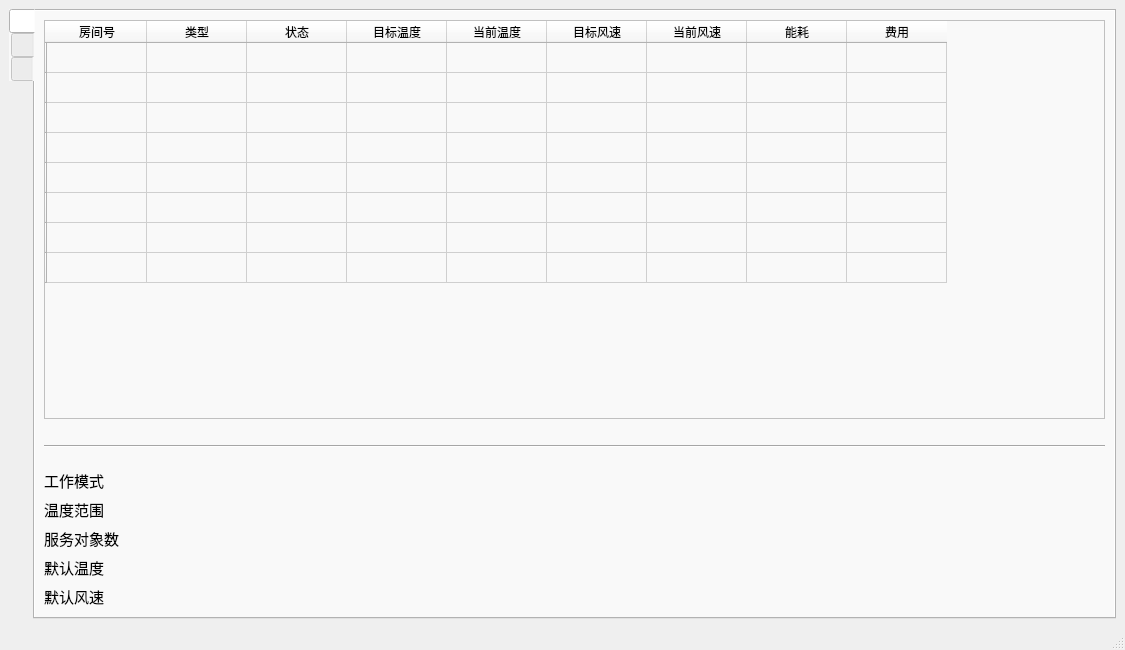
<?xml version="1.0" encoding="UTF-8"?>
<ui version="4.0">
 <class>MainWindow</class>
 <widget class="QMainWindow" name="MainWindow">
  <property name="geometry">
   <rect>
    <x>0</x>
    <y>0</y>
    <width>1125</width>
    <height>650</height>
   </rect>
  </property>
  <property name="windowTitle">
   <string>MainWindow</string>
  </property>
  <widget class="QWidget" name="centralwidget">
   <layout class="QHBoxLayout" name="horizontalLayout_4">
    <item>
     <widget class="QTabWidget" name="tabWidget">
      <property name="styleSheet">
       <string notr="true">background-color: rgb(249, 249, 249);</string>
      </property>
      <property name="tabPosition">
       <enum>QTabWidget::West</enum>
      </property>
      <property name="tabShape">
       <enum>QTabWidget::Rounded</enum>
      </property>
      <property name="currentIndex">
       <number>0</number>
      </property>
      <property name="iconSize">
       <size>
        <width>40</width>
        <height>60</height>
       </size>
      </property>
      <property name="movable">
       <bool>false</bool>
      </property>
      <widget class="QWidget" name="homeTab">
       <attribute name="icon">
        <iconset>
         <normaloff>Home.png</normaloff>Home.png</iconset>
       </attribute>
       <attribute name="title">
        <string/>
       </attribute>
       <layout class="QGridLayout" name="gridLayout">
        <item row="1" column="0">
         <layout class="QVBoxLayout" name="verticalLayout">
          <item>
           <layout class="QGridLayout" name="gridLayout_2">
            <item row="4" column="0">
             <layout class="QGridLayout" name="gridLayout_3">
              <property name="sizeConstraint">
               <enum>QLayout::SetDefaultConstraint</enum>
              </property>
              <item row="2" column="0">
               <widget class="QLabel" name="serviceNoLabel">
                <property name="font">
                 <font>
                  <family>微软雅黑</family>
                  <pointsize>11</pointsize>
                 </font>
                </property>
                <property name="styleSheet">
                 <string notr="true">qproperty-alignment:'AlignCenter'</string>
                </property>
                <property name="text">
                 <string>服务对象数</string>
                </property>
               </widget>
              </item>
              <item row="4" column="1">
               <widget class="QLabel" name="label_2">
                <property name="text">
                 <string/>
                </property>
               </widget>
              </item>
              <item row="4" column="0">
               <widget class="QLabel" name="label">
                <property name="font">
                 <font>
                  <family>微软雅黑</family>
                  <pointsize>11</pointsize>
                 </font>
                </property>
                <property name="styleSheet">
                 <string notr="true">qproperty-alignment:'AlignCenter'</string>
                </property>
                <property name="text">
                 <string>默认风速</string>
                </property>
               </widget>
              </item>
              <item row="0" column="1">
               <widget class="QLabel" name="modeValuelabel">
                <property name="text">
                 <string/>
                </property>
               </widget>
              </item>
              <item row="0" column="2">
               <spacer name="horizontalSpacer_3">
                <property name="orientation">
                 <enum>Qt::Horizontal</enum>
                </property>
                <property name="sizeType">
                 <enum>QSizePolicy::Minimum</enum>
                </property>
                <property name="sizeHint" stdset="0">
                 <size>
                  <width>40</width>
                  <height>20</height>
                 </size>
                </property>
               </spacer>
              </item>
              <item row="3" column="1">
               <widget class="QLabel" name="defaultTempValueLabel">
                <property name="text">
                 <string/>
                </property>
               </widget>
              </item>
              <item row="1" column="0">
               <widget class="QLabel" name="rangeLabel">
                <property name="font">
                 <font>
                  <family>微软雅黑</family>
                  <pointsize>11</pointsize>
                 </font>
                </property>
                <property name="styleSheet">
                 <string notr="true">qproperty-alignment:'AlignCenter'</string>
                </property>
                <property name="text">
                 <string>温度范围</string>
                </property>
               </widget>
              </item>
              <item row="3" column="0">
               <widget class="QLabel" name="defaultTempLabel">
                <property name="font">
                 <font>
                  <family>微软雅黑</family>
                  <pointsize>11</pointsize>
                 </font>
                </property>
                <property name="styleSheet">
                 <string notr="true">qproperty-alignment:'AlignCenter'</string>
                </property>
                <property name="text">
                 <string>默认温度</string>
                </property>
               </widget>
              </item>
              <item row="0" column="0">
               <widget class="QLabel" name="modeLabel">
                <property name="enabled">
                 <bool>true</bool>
                </property>
                <property name="sizePolicy">
                 <sizepolicy hsizetype="Preferred" vsizetype="Preferred">
                  <horstretch>0</horstretch>
                  <verstretch>0</verstretch>
                 </sizepolicy>
                </property>
                <property name="font">
                 <font>
                  <family>微软雅黑</family>
                  <pointsize>11</pointsize>
                 </font>
                </property>
                <property name="styleSheet">
                 <string notr="true">qproperty-alignment:'AlignCenter'</string>
                </property>
                <property name="text">
                 <string>工作模式</string>
                </property>
               </widget>
              </item>
              <item row="2" column="1">
               <widget class="QLabel" name="serviceNoValueLabel">
                <property name="text">
                 <string/>
                </property>
               </widget>
              </item>
              <item row="1" column="1">
               <widget class="QLabel" name="rangeValueLabel">
                <property name="text">
                 <string/>
                </property>
               </widget>
              </item>
             </layout>
            </item>
            <item row="3" column="0">
             <spacer name="horizontalSpacer">
              <property name="orientation">
               <enum>Qt::Horizontal</enum>
              </property>
              <property name="sizeType">
               <enum>QSizePolicy::Expanding</enum>
              </property>
              <property name="sizeHint" stdset="0">
               <size>
                <width>40</width>
                <height>15</height>
               </size>
              </property>
             </spacer>
            </item>
            <item row="0" column="0">
             <widget class="QTableWidget" name="detailtableWidget">
              <row>
               <property name="text">
                <string/>
               </property>
              </row>
              <row>
               <property name="text">
                <string/>
               </property>
              </row>
              <row>
               <property name="text">
                <string/>
               </property>
              </row>
              <row>
               <property name="text">
                <string/>
               </property>
              </row>
              <row>
               <property name="text">
                <string/>
               </property>
              </row>
              <row>
               <property name="text">
                <string/>
               </property>
              </row>
              <row>
               <property name="text">
                <string/>
               </property>
              </row>
              <row>
               <property name="text">
                <string/>
               </property>
              </row>
              <column>
               <property name="text">
                <string>房间号</string>
               </property>
              </column>
              <column>
               <property name="text">
                <string>类型</string>
               </property>
              </column>
              <column>
               <property name="text">
                <string>状态</string>
               </property>
              </column>
              <column>
               <property name="text">
                <string>目标温度</string>
               </property>
              </column>
              <column>
               <property name="text">
                <string>当前温度</string>
               </property>
              </column>
              <column>
               <property name="text">
                <string>目标风速</string>
               </property>
              </column>
              <column>
               <property name="text">
                <string>当前风速</string>
               </property>
              </column>
              <column>
               <property name="text">
                <string>能耗</string>
               </property>
              </column>
              <column>
               <property name="text">
                <string>费用</string>
               </property>
              </column>
             </widget>
            </item>
            <item row="1" column="0">
             <spacer name="horizontalSpacer_2">
              <property name="orientation">
               <enum>Qt::Horizontal</enum>
              </property>
              <property name="sizeHint" stdset="0">
               <size>
                <width>40</width>
                <height>20</height>
               </size>
              </property>
             </spacer>
            </item>
            <item row="2" column="0">
             <widget class="Line" name="line">
              <property name="orientation">
               <enum>Qt::Horizontal</enum>
              </property>
             </widget>
            </item>
           </layout>
          </item>
         </layout>
        </item>
       </layout>
      </widget>
      <widget class="QWidget" name="countTab">
       <attribute name="icon">
        <iconset>
         <normaloff>Count.png</normaloff>Count.png</iconset>
       </attribute>
       <attribute name="title">
        <string/>
       </attribute>
       <layout class="QGridLayout" name="gridLayout_6">
        <item row="3" column="0">
         <spacer name="horizontalSpacer_9">
          <property name="orientation">
           <enum>Qt::Horizontal</enum>
          </property>
          <property name="sizeHint" stdset="0">
           <size>
            <width>40</width>
            <height>20</height>
           </size>
          </property>
         </spacer>
        </item>
        <item row="1" column="0">
         <layout class="QGridLayout" name="gridLayout_8">
          <item row="0" column="1">
           <widget class="QPushButton" name="pushButton">
            <property name="text">
             <string>生成统计报表</string>
            </property>
           </widget>
          </item>
          <item row="0" column="0">
           <spacer name="horizontalSpacer_7">
            <property name="orientation">
             <enum>Qt::Horizontal</enum>
            </property>
            <property name="sizeHint" stdset="0">
             <size>
              <width>40</width>
              <height>20</height>
             </size>
            </property>
           </spacer>
          </item>
          <item row="0" column="2">
           <spacer name="horizontalSpacer_8">
            <property name="orientation">
             <enum>Qt::Horizontal</enum>
            </property>
            <property name="sizeHint" stdset="0">
             <size>
              <width>40</width>
              <height>20</height>
             </size>
            </property>
           </spacer>
          </item>
         </layout>
        </item>
        <item row="0" column="0">
         <layout class="QHBoxLayout" name="horizontalLayout_2">
          <item>
           <spacer name="horizontalSpacer_11">
            <property name="orientation">
             <enum>Qt::Horizontal</enum>
            </property>
            <property name="sizeHint" stdset="0">
             <size>
              <width>40</width>
              <height>20</height>
             </size>
            </property>
           </spacer>
          </item>
          <item>
           <widget class="QComboBox" name="comboBox_6"/>
          </item>
          <item>
           <widget class="QLabel" name="label_13">
            <property name="text">
             <string>年</string>
            </property>
           </widget>
          </item>
          <item>
           <widget class="QComboBox" name="comboBox_5"/>
          </item>
          <item>
           <widget class="QLabel" name="label_18">
            <property name="text">
             <string>月</string>
            </property>
           </widget>
          </item>
          <item>
           <widget class="QComboBox" name="comboBox_4"/>
          </item>
          <item>
           <widget class="QLabel" name="label_19">
            <property name="text">
             <string>日</string>
            </property>
           </widget>
          </item>
          <item>
           <spacer name="horizontalSpacer_12">
            <property name="orientation">
             <enum>Qt::Horizontal</enum>
            </property>
            <property name="sizeHint" stdset="0">
             <size>
              <width>40</width>
              <height>20</height>
             </size>
            </property>
           </spacer>
          </item>
         </layout>
        </item>
        <item row="2" column="0">
         <spacer name="horizontalSpacer_10">
          <property name="orientation">
           <enum>Qt::Horizontal</enum>
          </property>
          <property name="sizeHint" stdset="0">
           <size>
            <width>40</width>
            <height>20</height>
           </size>
          </property>
         </spacer>
        </item>
       </layout>
      </widget>
      <widget class="QWidget" name="settingTab">
       <attribute name="icon">
        <iconset>
         <normaloff>Setting.png</normaloff>Setting.png</iconset>
       </attribute>
       <attribute name="title">
        <string/>
       </attribute>
       <layout class="QGridLayout" name="gridLayout_7">
        <item row="2" column="0">
         <layout class="QHBoxLayout" name="horizontalLayout">
          <item>
           <spacer name="horizontalSpacer_4">
            <property name="orientation">
             <enum>Qt::Horizontal</enum>
            </property>
            <property name="sizeHint" stdset="0">
             <size>
              <width>40</width>
              <height>20</height>
             </size>
            </property>
           </spacer>
          </item>
          <item>
           <widget class="QPushButton" name="setPushButton">
            <property name="text">
             <string>确定</string>
            </property>
           </widget>
          </item>
          <item>
           <widget class="QPushButton" name="clearPushButton">
            <property name="text">
             <string>重置</string>
            </property>
           </widget>
          </item>
          <item>
           <spacer name="horizontalSpacer_5">
            <property name="orientation">
             <enum>Qt::Horizontal</enum>
            </property>
            <property name="sizeHint" stdset="0">
             <size>
              <width>40</width>
              <height>20</height>
             </size>
            </property>
           </spacer>
          </item>
         </layout>
        </item>
        <item row="0" column="0">
         <layout class="QHBoxLayout" name="horizontalLayout_3">
          <item>
           <layout class="QGridLayout" name="gridLayout_4">
            <item row="2" column="2">
             <widget class="QLabel" name="label_5">
              <property name="text">
               <string>°C</string>
              </property>
             </widget>
            </item>
            <item row="9" column="0">
             <widget class="QLabel" name="label_10">
              <property name="sizePolicy">
               <sizepolicy hsizetype="Preferred" vsizetype="Preferred">
                <horstretch>0</horstretch>
                <verstretch>0</verstretch>
               </sizepolicy>
              </property>
              <property name="text">
               <string>中风功率</string>
              </property>
             </widget>
            </item>
            <item row="1" column="0" alignment="Qt::AlignHCenter">
             <widget class="QLabel" name="label_8">
              <property name="text">
               <string>最低温度</string>
              </property>
             </widget>
            </item>
            <item row="2" column="0" alignment="Qt::AlignHCenter">
             <widget class="QLabel" name="label_28">
              <property name="text">
               <string>最高温度</string>
              </property>
             </widget>
            </item>
            <item row="5" column="1">
             <widget class="QLineEdit" name="lowRateLineEdit">
              <property name="sizePolicy">
               <sizepolicy hsizetype="Expanding" vsizetype="Fixed">
                <horstretch>0</horstretch>
                <verstretch>0</verstretch>
               </sizepolicy>
              </property>
             </widget>
            </item>
            <item row="0" column="0">
             <widget class="QLabel" name="label_9">
              <property name="sizePolicy">
               <sizepolicy hsizetype="Preferred" vsizetype="Preferred">
                <horstretch>0</horstretch>
                <verstretch>0</verstretch>
               </sizepolicy>
              </property>
              <property name="maximumSize">
               <size>
                <width>16777215</width>
                <height>30</height>
               </size>
              </property>
              <property name="styleSheet">
               <string notr="true">qproperty-alignment:'AlignCenter'</string>
              </property>
              <property name="text">
               <string>温控模式</string>
              </property>
             </widget>
            </item>
            <item row="0" column="1">
             <widget class="QRadioButton" name="coldRadioButton">
              <property name="sizePolicy">
               <sizepolicy hsizetype="Minimum" vsizetype="Fixed">
                <horstretch>0</horstretch>
                <verstretch>0</verstretch>
               </sizepolicy>
              </property>
              <property name="text">
               <string>制冷</string>
              </property>
             </widget>
            </item>
            <item row="3" column="0">
             <widget class="QLabel" name="label_11">
              <property name="sizePolicy">
               <sizepolicy hsizetype="Preferred" vsizetype="Preferred">
                <horstretch>0</horstretch>
                <verstretch>0</verstretch>
               </sizepolicy>
              </property>
              <property name="styleSheet">
               <string notr="true">qproperty-alignment:'AlignCenter'</string>
              </property>
              <property name="text">
               <string>缺省温度</string>
              </property>
             </widget>
            </item>
            <item row="0" column="2">
             <widget class="QRadioButton" name="hotRadioButton">
              <property name="sizePolicy">
               <sizepolicy hsizetype="Expanding" vsizetype="Fixed">
                <horstretch>0</horstretch>
                <verstretch>0</verstretch>
               </sizepolicy>
              </property>
              <property name="text">
               <string>制热</string>
              </property>
             </widget>
            </item>
            <item row="3" column="1">
             <widget class="QLineEdit" name="defaultTempLineEdit">
              <property name="sizePolicy">
               <sizepolicy hsizetype="Expanding" vsizetype="Fixed">
                <horstretch>0</horstretch>
                <verstretch>0</verstretch>
               </sizepolicy>
              </property>
             </widget>
            </item>
            <item row="11" column="1">
             <widget class="QComboBox" name="serviceNoComboBox">
              <property name="sizePolicy">
               <sizepolicy hsizetype="Preferred" vsizetype="Fixed">
                <horstretch>0</horstretch>
                <verstretch>0</verstretch>
               </sizepolicy>
              </property>
             </widget>
            </item>
            <item row="3" column="2">
             <widget class="QLabel" name="label_16">
              <property name="sizePolicy">
               <sizepolicy hsizetype="Expanding" vsizetype="Preferred">
                <horstretch>0</horstretch>
                <verstretch>0</verstretch>
               </sizepolicy>
              </property>
              <property name="text">
               <string>°C</string>
              </property>
             </widget>
            </item>
            <item row="11" column="0">
             <widget class="QLabel" name="label_14">
              <property name="sizePolicy">
               <sizepolicy hsizetype="Preferred" vsizetype="Preferred">
                <horstretch>0</horstretch>
                <verstretch>0</verstretch>
               </sizepolicy>
              </property>
              <property name="styleSheet">
               <string notr="true">qproperty-alignment:'AlignCenter'</string>
              </property>
              <property name="text">
               <string>服务对象数</string>
              </property>
             </widget>
            </item>
            <item row="5" column="0">
             <widget class="QLabel" name="label_12">
              <property name="sizePolicy">
               <sizepolicy hsizetype="Preferred" vsizetype="Preferred">
                <horstretch>0</horstretch>
                <verstretch>0</verstretch>
               </sizepolicy>
              </property>
              <property name="styleSheet">
               <string notr="true">qproperty-alignment:'AlignCenter'</string>
              </property>
              <property name="text">
               <string>弱风费率</string>
              </property>
             </widget>
            </item>
            <item row="1" column="1">
             <widget class="QLineEdit" name="lowTempLineEdit">
              <property name="sizePolicy">
               <sizepolicy hsizetype="Expanding" vsizetype="Fixed">
                <horstretch>0</horstretch>
                <verstretch>0</verstretch>
               </sizepolicy>
              </property>
             </widget>
            </item>
            <item row="2" column="1">
             <widget class="QLineEdit" name="highTempLineEdit">
              <property name="sizePolicy">
               <sizepolicy hsizetype="Expanding" vsizetype="Fixed">
                <horstretch>0</horstretch>
                <verstretch>0</verstretch>
               </sizepolicy>
              </property>
             </widget>
            </item>
            <item row="4" column="0">
             <widget class="QLabel" name="label_3">
              <property name="styleSheet">
               <string notr="true">qproperty-alignment:'AlignCenter'</string>
              </property>
              <property name="text">
               <string>默认风速</string>
              </property>
             </widget>
            </item>
            <item row="4" column="1">
             <widget class="QComboBox" name="defaultFanComboBox">
              <property name="sizePolicy">
               <sizepolicy hsizetype="Preferred" vsizetype="Fixed">
                <horstretch>0</horstretch>
                <verstretch>0</verstretch>
               </sizepolicy>
              </property>
             </widget>
            </item>
            <item row="5" column="2">
             <widget class="QLabel" name="label_17">
              <property name="sizePolicy">
               <sizepolicy hsizetype="Expanding" vsizetype="Preferred">
                <horstretch>0</horstretch>
                <verstretch>0</verstretch>
               </sizepolicy>
              </property>
              <property name="text">
               <string>RMB/min</string>
              </property>
             </widget>
            </item>
            <item row="10" column="0">
             <widget class="QLabel" name="label_15">
              <property name="sizePolicy">
               <sizepolicy hsizetype="Preferred" vsizetype="Preferred">
                <horstretch>0</horstretch>
                <verstretch>0</verstretch>
               </sizepolicy>
              </property>
              <property name="text">
               <string>强风功率</string>
              </property>
             </widget>
            </item>
            <item row="7" column="0">
             <widget class="QLabel" name="label_6">
              <property name="text">
               <string>强风费率</string>
              </property>
             </widget>
            </item>
            <item row="1" column="2">
             <widget class="QLabel" name="label_4">
              <property name="text">
               <string>°C</string>
              </property>
             </widget>
            </item>
            <item row="8" column="0">
             <widget class="QLabel" name="label_30">
              <property name="sizePolicy">
               <sizepolicy hsizetype="Preferred" vsizetype="Preferred">
                <horstretch>0</horstretch>
                <verstretch>0</verstretch>
               </sizepolicy>
              </property>
              <property name="text">
               <string>弱风功率</string>
              </property>
             </widget>
            </item>
            <item row="6" column="0">
             <widget class="QLabel" name="label_7">
              <property name="text">
               <string>中风费率</string>
              </property>
             </widget>
            </item>
            <item row="6" column="1">
             <widget class="QLineEdit" name="midRateLineEdit"/>
            </item>
            <item row="7" column="1">
             <widget class="QLineEdit" name="highRateLineEdit"/>
            </item>
            <item row="8" column="1">
             <widget class="QLineEdit" name="lowPLlineEdit"/>
            </item>
            <item row="9" column="1">
             <widget class="QLineEdit" name="midPineEdit"/>
            </item>
            <item row="10" column="1">
             <widget class="QLineEdit" name="highPLineEdit"/>
            </item>
            <item row="6" column="2">
             <widget class="QLabel" name="label_31">
              <property name="text">
               <string>RMB/min</string>
              </property>
             </widget>
            </item>
            <item row="7" column="2">
             <widget class="QLabel" name="label_32">
              <property name="text">
               <string>RMB/min</string>
              </property>
             </widget>
            </item>
            <item row="8" column="2">
             <widget class="QLabel" name="label_33">
              <property name="text">
               <string>kw</string>
              </property>
             </widget>
            </item>
            <item row="9" column="2">
             <widget class="QLabel" name="label_34">
              <property name="text">
               <string>kw</string>
              </property>
             </widget>
            </item>
            <item row="10" column="2">
             <widget class="QLabel" name="label_35">
              <property name="text">
               <string>kw</string>
              </property>
             </widget>
            </item>
           </layout>
          </item>
          <item>
           <spacer name="verticalSpacer_2">
            <property name="orientation">
             <enum>Qt::Vertical</enum>
            </property>
            <property name="sizeHint" stdset="0">
             <size>
              <width>20</width>
              <height>40</height>
             </size>
            </property>
           </spacer>
          </item>
          <item>
           <widget class="Line" name="line_2">
            <property name="orientation">
             <enum>Qt::Vertical</enum>
            </property>
           </widget>
          </item>
          <item>
           <spacer name="verticalSpacer">
            <property name="orientation">
             <enum>Qt::Vertical</enum>
            </property>
            <property name="sizeHint" stdset="0">
             <size>
              <width>20</width>
              <height>40</height>
             </size>
            </property>
           </spacer>
          </item>
          <item>
           <layout class="QGridLayout" name="gridLayout_5">
            <item row="7" column="1">
             <widget class="QCheckBox" name="checkBox_7">
              <property name="text">
               <string>普通</string>
              </property>
             </widget>
            </item>
            <item row="3" column="0">
             <widget class="QLabel" name="label_22">
              <property name="sizePolicy">
               <sizepolicy hsizetype="Preferred" vsizetype="Expanding">
                <horstretch>0</horstretch>
                <verstretch>0</verstretch>
               </sizepolicy>
              </property>
              <property name="text">
               <string>312A</string>
              </property>
             </widget>
            </item>
            <item row="5" column="0">
             <widget class="QLabel" name="label_24">
              <property name="sizePolicy">
               <sizepolicy hsizetype="Preferred" vsizetype="Expanding">
                <horstretch>0</horstretch>
                <verstretch>0</verstretch>
               </sizepolicy>
              </property>
              <property name="text">
               <string>313A</string>
              </property>
             </widget>
            </item>
            <item row="8" column="0">
             <widget class="QLabel" name="label_27">
              <property name="sizePolicy">
               <sizepolicy hsizetype="Preferred" vsizetype="Expanding">
                <horstretch>0</horstretch>
                <verstretch>0</verstretch>
               </sizepolicy>
              </property>
              <property name="text">
               <string>315A</string>
              </property>
             </widget>
            </item>
            <item row="7" column="0">
             <widget class="QLabel" name="label_26">
              <property name="sizePolicy">
               <sizepolicy hsizetype="Preferred" vsizetype="Expanding">
                <horstretch>0</horstretch>
                <verstretch>0</verstretch>
               </sizepolicy>
              </property>
              <property name="text">
               <string>314A</string>
              </property>
             </widget>
            </item>
            <item row="1" column="1">
             <widget class="QCheckBox" name="checkBox_1">
              <property name="text">
               <string>普通</string>
              </property>
             </widget>
            </item>
            <item row="2" column="0">
             <widget class="QLabel" name="label_21">
              <property name="sizePolicy">
               <sizepolicy hsizetype="Preferred" vsizetype="Expanding">
                <horstretch>0</horstretch>
                <verstretch>0</verstretch>
               </sizepolicy>
              </property>
              <property name="text">
               <string>311B</string>
              </property>
             </widget>
            </item>
            <item row="1" column="0">
             <widget class="QLabel" name="label_20">
              <property name="sizePolicy">
               <sizepolicy hsizetype="Preferred" vsizetype="Expanding">
                <horstretch>0</horstretch>
                <verstretch>0</verstretch>
               </sizepolicy>
              </property>
              <property name="text">
               <string>311A</string>
              </property>
             </widget>
            </item>
            <item row="2" column="1">
             <widget class="QCheckBox" name="checkBox_2">
              <property name="text">
               <string>普通</string>
              </property>
             </widget>
            </item>
            <item row="3" column="1">
             <widget class="QCheckBox" name="checkBox_3">
              <property name="text">
               <string>普通</string>
              </property>
             </widget>
            </item>
            <item row="4" column="0">
             <widget class="QLabel" name="label_23">
              <property name="sizePolicy">
               <sizepolicy hsizetype="Preferred" vsizetype="Expanding">
                <horstretch>0</horstretch>
                <verstretch>0</verstretch>
               </sizepolicy>
              </property>
              <property name="text">
               <string>312B</string>
              </property>
             </widget>
            </item>
            <item row="6" column="0">
             <widget class="QLabel" name="label_25">
              <property name="sizePolicy">
               <sizepolicy hsizetype="Preferred" vsizetype="Expanding">
                <horstretch>0</horstretch>
                <verstretch>0</verstretch>
               </sizepolicy>
              </property>
              <property name="text">
               <string>313B</string>
              </property>
             </widget>
            </item>
            <item row="5" column="1">
             <widget class="QCheckBox" name="checkBox_5">
              <property name="text">
               <string>普通</string>
              </property>
             </widget>
            </item>
            <item row="4" column="1">
             <widget class="QCheckBox" name="checkBox_4">
              <property name="text">
               <string>普通</string>
              </property>
             </widget>
            </item>
            <item row="6" column="1">
             <widget class="QCheckBox" name="checkBox_6">
              <property name="text">
               <string>普通</string>
              </property>
             </widget>
            </item>
            <item row="8" column="1">
             <widget class="QCheckBox" name="checkBox_8">
              <property name="text">
               <string>普通</string>
              </property>
             </widget>
            </item>
            <item row="0" column="0">
             <widget class="QLabel" name="label_29">
              <property name="sizePolicy">
               <sizepolicy hsizetype="Preferred" vsizetype="Expanding">
                <horstretch>0</horstretch>
                <verstretch>0</verstretch>
               </sizepolicy>
              </property>
              <property name="text">
               <string>房间号</string>
              </property>
             </widget>
            </item>
            <item row="1" column="2">
             <widget class="QCheckBox" name="vipCheckBox_1">
              <property name="text">
               <string>VIP</string>
              </property>
             </widget>
            </item>
            <item row="2" column="2">
             <widget class="QCheckBox" name="vipCheckBox_2">
              <property name="text">
               <string>VIP</string>
              </property>
             </widget>
            </item>
            <item row="3" column="2">
             <widget class="QCheckBox" name="vipCheckBox_3">
              <property name="text">
               <string>VIP</string>
              </property>
             </widget>
            </item>
            <item row="4" column="2">
             <widget class="QCheckBox" name="vipCheckBox_4">
              <property name="text">
               <string>VIP</string>
              </property>
             </widget>
            </item>
            <item row="5" column="2">
             <widget class="QCheckBox" name="vipCheckBox_5">
              <property name="text">
               <string>VIP</string>
              </property>
             </widget>
            </item>
            <item row="6" column="2">
             <widget class="QCheckBox" name="vipCheckBox_6">
              <property name="text">
               <string>VIP</string>
              </property>
             </widget>
            </item>
            <item row="7" column="2">
             <widget class="QCheckBox" name="vipCheckBox_7">
              <property name="text">
               <string>VIP</string>
              </property>
             </widget>
            </item>
            <item row="8" column="2">
             <widget class="QCheckBox" name="vipCheckBox_8">
              <property name="text">
               <string>VIP</string>
              </property>
             </widget>
            </item>
           </layout>
          </item>
         </layout>
        </item>
        <item row="1" column="0">
         <spacer name="horizontalSpacer_6">
          <property name="orientation">
           <enum>Qt::Horizontal</enum>
          </property>
          <property name="sizeHint" stdset="0">
           <size>
            <width>40</width>
            <height>20</height>
           </size>
          </property>
         </spacer>
        </item>
       </layout>
      </widget>
     </widget>
    </item>
   </layout>
  </widget>
  <widget class="QMenuBar" name="menubar">
   <property name="geometry">
    <rect>
     <x>0</x>
     <y>0</y>
     <width>1125</width>
     <height>26</height>
    </rect>
   </property>
  </widget>
  <widget class="QStatusBar" name="statusbar"/>
 </widget>
 <resources>
  <include location="qt.qrc"/>
 </resources>
 <connections/>
</ui>
